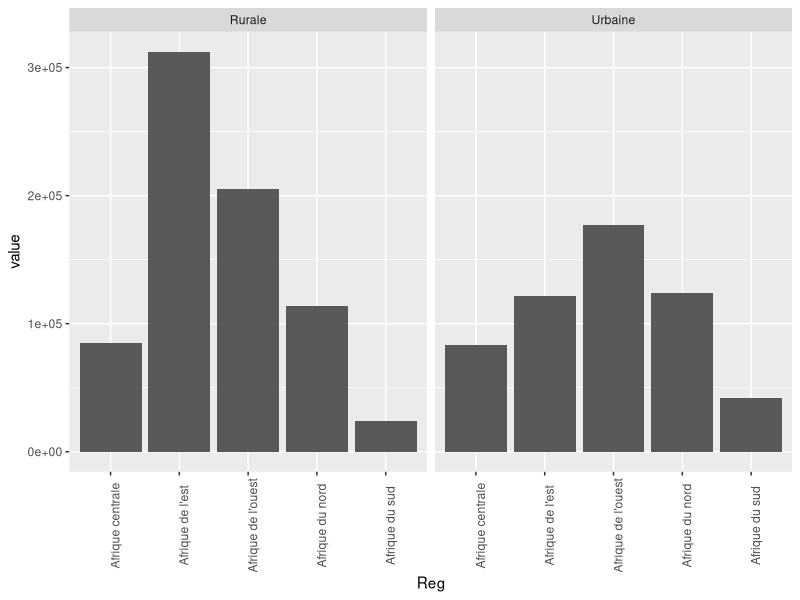
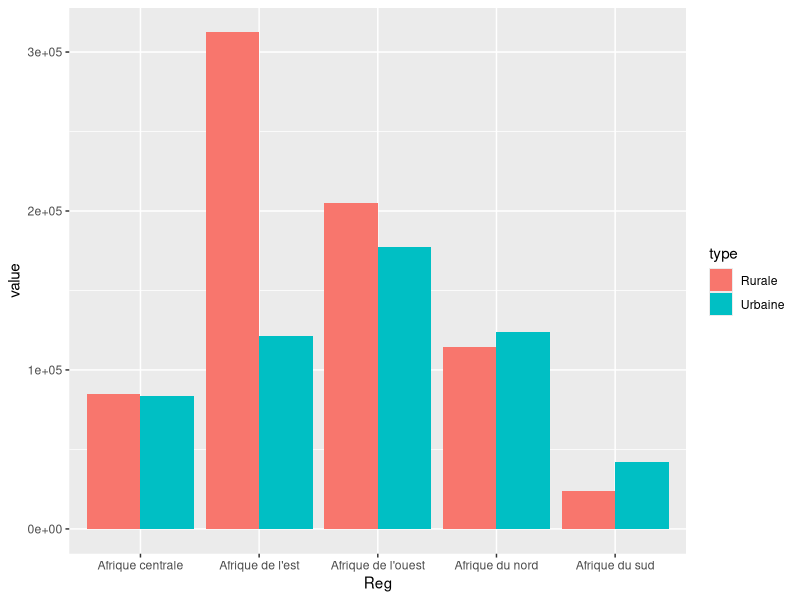
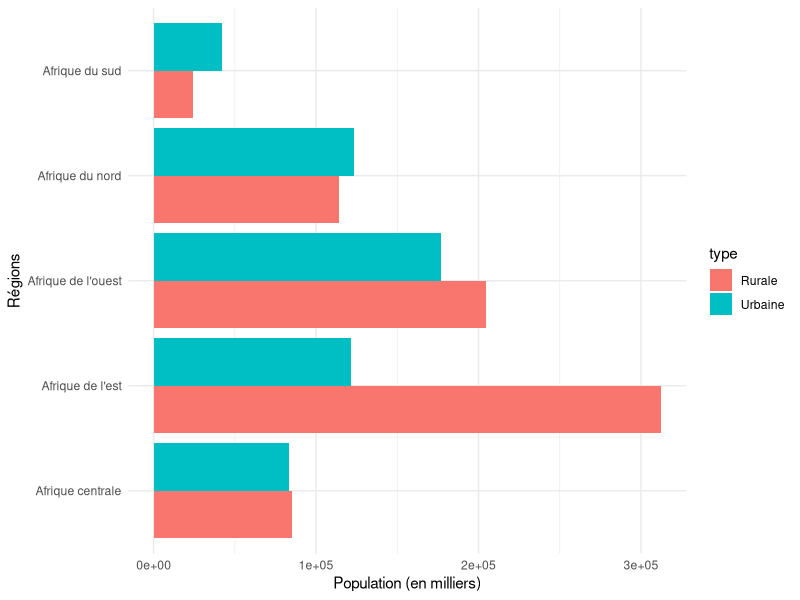
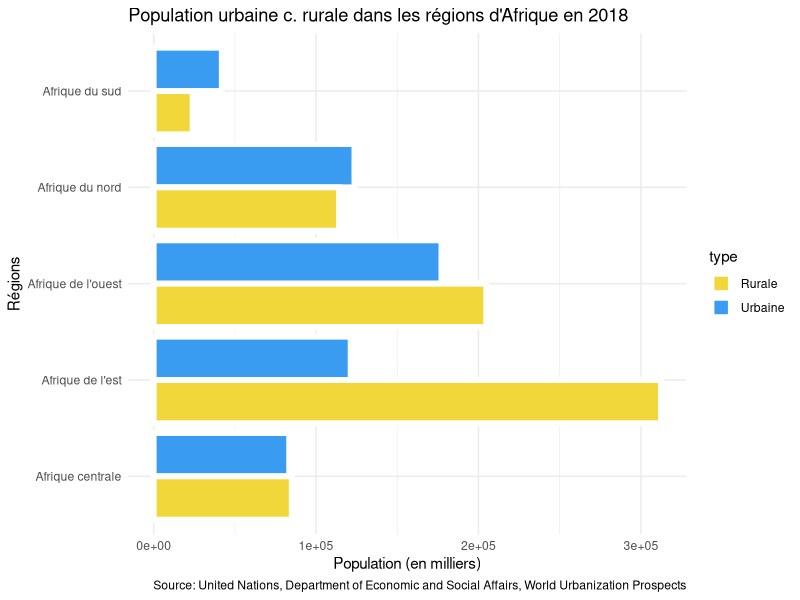
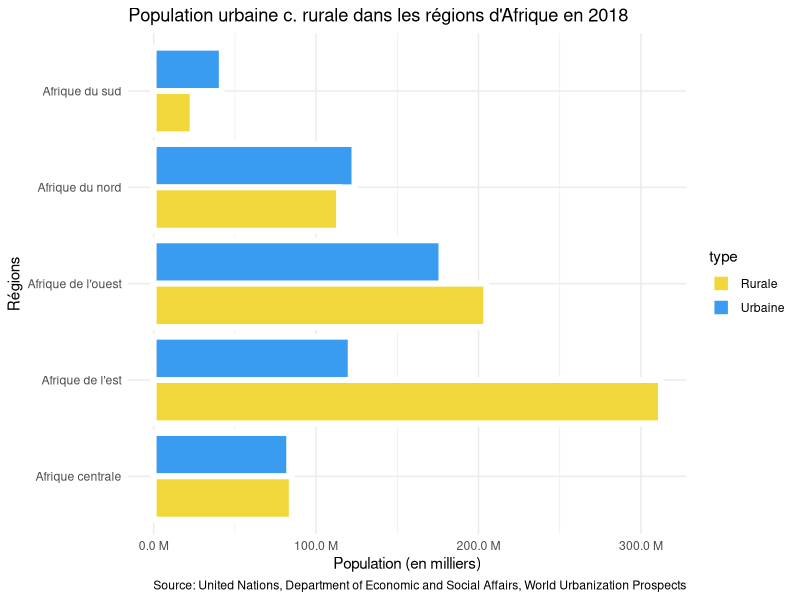
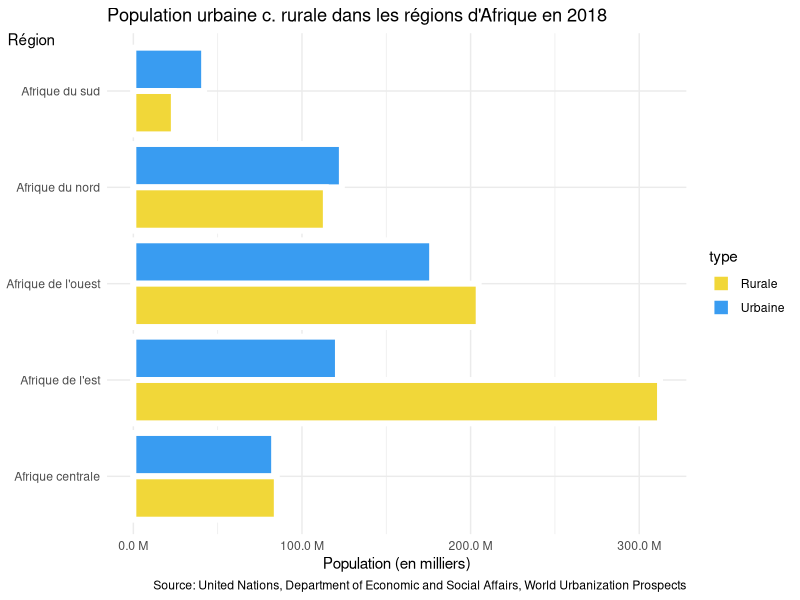
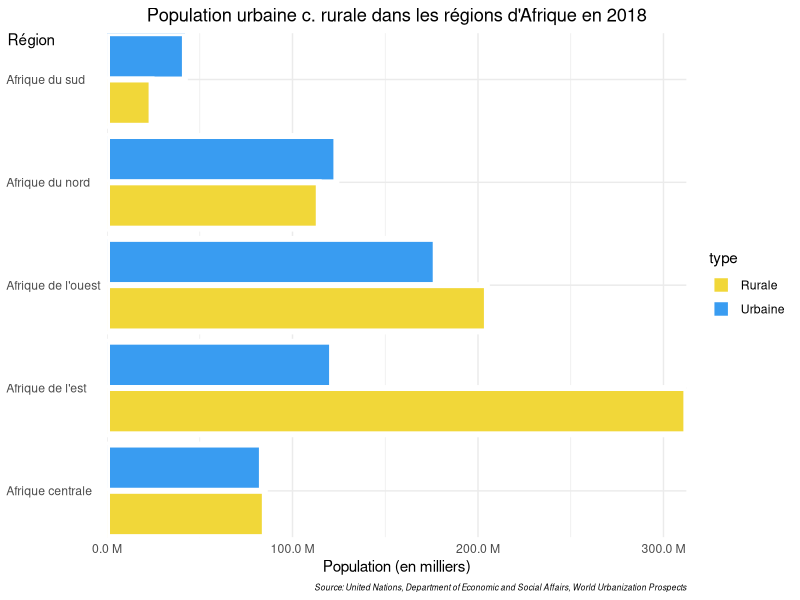
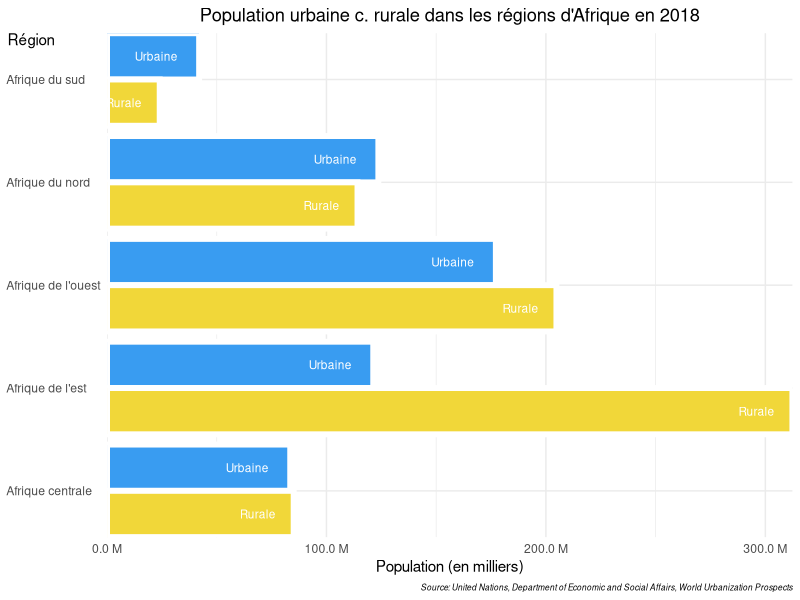

Reproduce these figures in R, in order.
## ---- chunk 1
library(tidyverse)
library(readxl)
## ---- chunk 2
dat <- read_excel("WUP2018-F01-Total_Urban_Rural.xls",skip = 16)
dat
## ---- chunk 3
dat<-dat %>% 
  select(`Region, subregion, country or area`,Urban,Rural) %>% 
  rename(Reg=`Region, subregion, country or area`) %>% 
  filter(Reg%in%c('Eastern Africa','Middle Africa','Northern Africa',
                  'Southern Africa','Western Africa'))
dat
## ---- chunk 4
dat<-dat %>% pivot_longer(cols=c(Urban,Rural),names_to='type')
dat
## ---- chunk 5
dat<-dat %>% mutate(type=ifelse(type=="Rural","Rurale","Urbaine"),
                    Reg=ifelse(Reg=="Eastern Africa","Afrique de l'est",
                        ifelse(Reg=="Western Africa","Afrique de l'ouest",
                        ifelse(Reg=="Northern Africa","Afrique du nord",
                        ifelse(Reg=="Middle Africa","Afrique centrale",
                        ifelse(Reg=="Southern Africa","Afrique du sud",""))))))
dat
## ---- chunk 6
ggplot(dat,aes(x=Reg,y=value))+
  geom_bar(stat = "identity")+
  facet_wrap(.~type)+
  theme(axis.text.x = element_text(angle=90))
## ---- chunk 7
ggplot(dat,aes(x=Reg,y=value,fill=type))+
    geom_bar(stat = "identity",position = "dodge")
## ---- chunk 8
ggplot(dat,aes(x=Reg,y=value,fill=type))+
    geom_bar(stat = "identity",position = "dodge")+
  labs(x='Régions',y='Population (en milliers)')+
  coord_flip()+
  theme_minimal()
## ---- chunk 9
ggplot(dat,aes(x=Reg,y=value,fill=type))+
  geom_bar(stat = "identity",position = "dodge",colour='white',size=2)+
  labs(title="Population urbaine c. rurale dans les régions d'Afrique en 2018",
       caption="Source: United Nations, Department of Economic and Social Affairs, World Urbanization Prospects",
       x='Régions',y='Population (en milliers)')+
  scale_fill_manual(values=c('#F1D739','#399CF1'))+
  coord_flip()+
  theme_minimal()
## ---- chunk 10
ggplot(dat,aes(x=Reg,y=value,fill=type))+
  geom_bar(stat = "identity",position = "dodge",colour='white',size=2)+
  labs(title="Population urbaine c. rurale dans les régions d'Afrique en 2018",
       caption="Source: United Nations, Department of Economic and Social Affairs, World Urbanization Prospects",
       x='Régions',y='Population (en milliers)')+
  scale_fill_manual(values=c('#F1D739','#399CF1'))+
  scale_y_continuous(labels = scales::unit_format(
                     unit = "M", scale = 1e-3, accuracy = 0.1))+
  coord_flip()+
  theme_minimal()
## ---- chunk 11
ggplot(dat,aes(x=Reg,y=value,fill=type))+
  geom_bar(stat = "identity",position = "dodge",colour='white',size=2)+
  labs(title="Population urbaine c. rurale dans les régions d'Afrique en 2018",
       caption="Source: United Nations, Department of Economic and Social Affairs, World Urbanization Prospects",
       x='Région',y='Population (en milliers)')+
  scale_fill_manual(values=c('#F1D739','#399CF1'))+
  scale_y_continuous(labels = scales::unit_format(
                     unit = "M", scale = 1e-3, accuracy = 0.1))+
  coord_flip()+
  theme_minimal()+
  theme(axis.title.y=element_text(hjust=1, angle=0,margin = margin(r=-35)))
## ---- chunk 12
ggplot(dat,aes(x=Reg,y=value,fill=type))+
  geom_bar(stat = "identity",position = "dodge",colour='white',size=2)+
  labs(title="Population urbaine c. rurale dans les régions d'Afrique en 2018",
       caption="Source: United Nations, Department of Economic and Social Affairs, World Urbanization Prospects",
       x='Région',y='Population (en milliers)')+
  scale_fill_manual(values=c('#F1D739','#399CF1'))+
  scale_y_continuous(labels = scales::unit_format(
                     unit = "M", scale = 1e-3, accuracy = 0.1))+
  coord_flip(expand=FALSE)+
  theme_minimal()+
  theme(plot.title = element_text(hjust = 0.5) ,
        plot.caption = element_text(hjust = 1, face='italic',size = 6),
        axis.title.y=element_text(hjust=1, angle=0,margin = margin(r=-35)),
        axis.text.y = element_text(hjust=0))
## ---- chunk 13
ggplot(dat,aes(x=Reg,y=value,fill=type))+
  geom_bar(stat = "identity",position = "dodge",colour='white',size=2)+
  geom_text(aes(label = type), hjust = 1.5,
            position = position_dodge(.9),size=3,
            color='white')+
  labs(title="Population urbaine c. rurale dans les régions d'Afrique en 2018",
       caption="Source: United Nations, Department of Economic and Social Affairs, World Urbanization Prospects",
       x='Région',y='Population (en milliers)')+
  scale_fill_manual(values=c('#F1D739','#399CF1'))+
  scale_y_continuous(labels = scales::unit_format(
                     unit = "M", scale = 1e-3, accuracy = 0.1))+
  coord_flip(expand=FALSE)+
  theme_minimal()+
  theme(plot.title = element_text(hjust = 0.5) ,
        plot.caption = element_text(hjust = 1, face='italic',size = 6),
        axis.title.y=element_text(hjust=1, angle=0,margin = margin(r=-35)),
        axis.text.y = element_text(hjust=0),
        legend.position = "none")
## ---- chunk 14
ggplot(dat,aes(x=Reg,y=value,fill=type))+
  geom_bar(stat = "identity",position = "dodge",colour='white',size=2)+
  geom_text(aes(label = type), hjust = 1.5,
            position = position_dodge(.9),size=3,
            color='white')+
  geom_text(aes(label = round(value)), hjust = -0.1,
            position = position_dodge(.9),size=3)+
  labs(title="Population urbaine c. rurale dans les régions d'Afrique en 2018",
       caption="Source: United Nations, Department of Economic and Social Affairs, World Urbanization Prospects",
       x='Région',y='Population (en milliers)')+
  scale_fill_manual(values=c('#F1D739','#399CF1'))+
  scale_y_continuous(labels = scales::unit_format(
                     unit = "M", scale = 1e-3, accuracy = 0.1))+
  coord_flip(expand=FALSE)+
  theme_minimal()+
  theme(plot.title = element_text(hjust = 0.5) ,
        plot.caption = element_text(hjust = 1, face='italic',size = 6),
        axis.title.y=element_text(hjust=1, angle=0,margin = margin(r=-35)),
        axis.text.y = element_text(hjust=0),
        panel.grid = element_blank(),
        legend.position = "none")
## ---- chunk 15
ggplot(dat,aes(x=Reg,y=value,fill=type))+
  geom_bar(stat = "identity",position = "dodge",colour='white',size=2)+
  geom_text(aes(label = type), hjust = 1.5,
            position = position_dodge(.9),size=3,
            color='white')+
  geom_text(aes(label = round(value)), hjust = -0.1,
            position = position_dodge(.9),size=3)+
  labs(title="Population urbaine c. rurale dans les régions d'Afrique en 2018",
       caption="Source: United Nations, Department of Economic and Social Affairs, World Urbanization Prospects",
       x='Région',y='Population (en milliers)')+
  scale_fill_manual(values=c('#F1D739','#399CF1'))+
  scale_y_continuous(labels = scales::unit_format(
                     unit = "M", scale = 1e-3, accuracy = 0.1))+
  coord_flip(ylim=c(0,370000),expand=FALSE)+
  theme_minimal()+
  theme(plot.title = element_text(hjust = 0.5) ,
        plot.caption = element_text(hjust = 1, face='italic',size = 6),
        axis.title.y=element_text(hjust=1, angle=0,margin = margin(r=-35)),
        axis.text.y = element_text(hjust=0),
        panel.grid = element_blank(),
        legend.position = "none")
## ---- chunk 16
ggplot(dat,aes(x=reorder(factor(Reg),value),y=value,fill=type))+
  geom_bar(stat = "identity",position = "dodge",colour='white',size=2)+
  geom_text(aes(label = type), hjust = 1.5,
            position = position_dodge(.9),size=3,
            color='white')+
  geom_text(aes(label = round(value)), hjust = -0.1,
            position = position_dodge(.9),size=3)+
  labs(title="Population urbaine c. rurale dans les régions d'Afrique en 2018",
       caption="Source: United Nations, Department of Economic and Social Affairs, World Urbanization Prospects",
       x='Région',y='Population (en milliers)')+
  scale_fill_manual(values=c('#F1D739','#399CF1'))+
  scale_y_continuous(labels = scales::unit_format(
                     unit = "M", scale = 1e-3, accuracy = 0.1))+
  coord_flip(ylim=c(0,370000),expand=FALSE)+
  theme_minimal()+
  theme(plot.title = element_text(hjust = 0.5) ,
        plot.caption = element_text(hjust = 1, face='italic',size = 6),
        axis.title.y=element_text(hjust=1, angle=0,margin = margin(r=-35)),
        axis.text.y = element_text(hjust=0),
        panel.grid = element_blank(),
        legend.position = "none")
